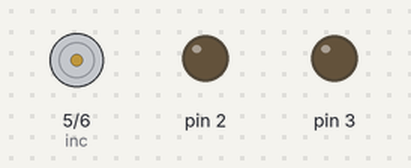
This sketch was run on a simulated Arduino Uno, built with avr-gcc and run on an emulated ATmega328P. On the bench: motor-driver pin pairs drawn as motors (green arrow = first pin HIGH = forward, orange = second pin HIGH = backward, longer = more drive), output pins drawn as LEDs (lit = HIGH).

Above: at 0.1 s.
At 8.1 s:
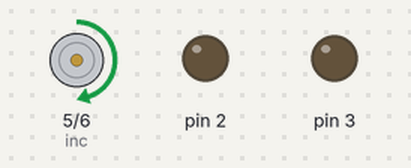
At 17.1 s:
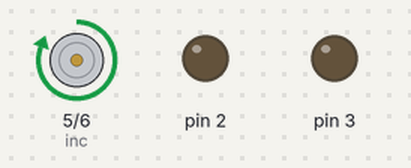
At 38.1 s:
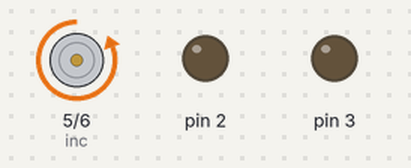
Timing chart, 0 to 40.0 s (numbered marks = the images above):
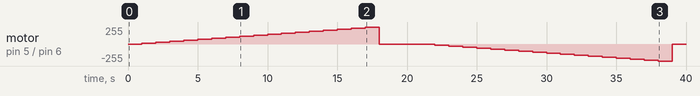

Measured:
- by itself, motor on pin 5 (inc) / pin 6 (ind): stopped → forward 15/255 at 1.0 s, → forward 30/255 1.0 s later, → forward 45/255 1.0 s later, → forward 60/255 1.0 s later, … (36 changes in this stretch)

The sketch:

Mach_L298_DK_DC.ino
```cpp
// chân ina,inb điều kiển chiều quay dc 1
// chân inc,ind điều kiển chiều quay dc 2
// OUTA,OUTB chân đấu với đc 1
// OUTC,OUTD chân đấu với đc 2
int inc = 5; // chiều kim đồng hồ
int ind = 6;// ngược kim đồng hồ

void setup() {
  pinMode(2, OUTPUT);
  pinMode(3, OUTPUT);
  pinMode(6, OUTPUT);
}

void loop() {
  for (int i = 0; i <= 255; i=i+15) {
    analogWrite(inc, i);
    delay(1000); // Dừng 1 giây để thấy sự thay đổi tốc độ
  }
   digitalWrite(inc, LOW);  // tắt
delay(3000);
// đảo chiều động cơ
for (int i = 0; i <= 255; i=i+15) {
    analogWrite(ind, i);
    delay(1000);}
    digitalWrite(ind,LOW);
    delay(3000);

}
```
